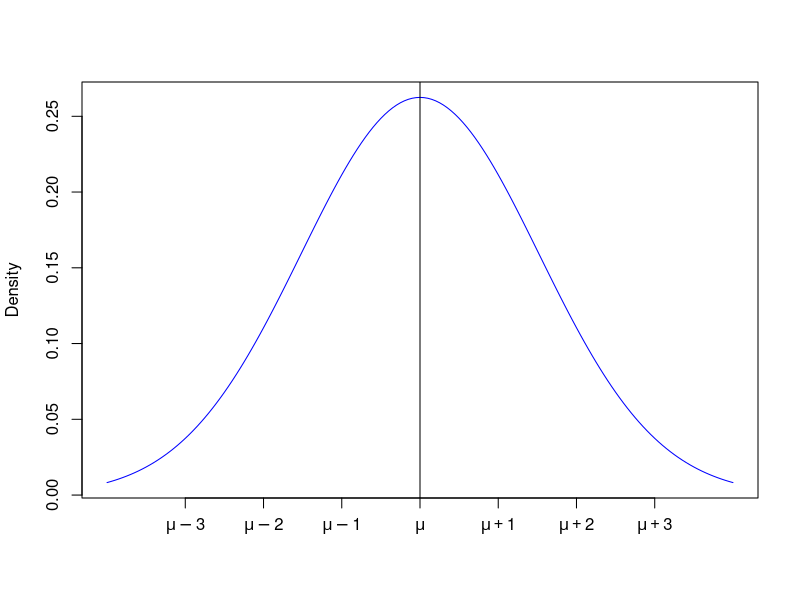
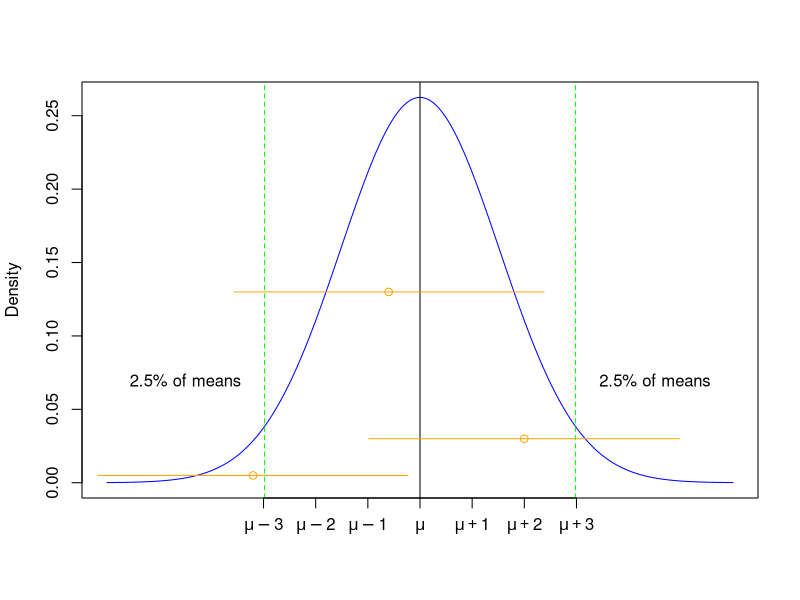

These figures' R source, in order:
# Labels for the graph
lab1 <- expression(mu - 3)
lab2 <- expression(mu - 2)
lab3 <- expression(mu - 1)
lab4 <- expression(mu)
lab5 <- expression(mu + 1)
lab6 <- expression(mu + 2)
lab7 <- expression(mu + 3)

# Plot a normal distribution centred around a value "mu" with an unspecified dispersion
options(repr.plot.width=6, repr.plot.height=4.5)
plot(seq(-4, 4, by=.05), xaxt="none",  xlab=" ", ylab="Density", 
     dnorm(seq(-4, 4, by=.05), 0, 1.52), col="blue", type = "l")
abline(v=0, col="black")
axis(1, seq(-3, 3, by=1), labels=c(lab1, lab2, lab3, lab4, lab5, lab6, lab7))

options(repr.plot.width=6, repr.plot.height=4.5)
plot(seq(-6, 6, by=.05), xaxt="none",  xlab=" ", ylab="Density", 
     dnorm(seq(-6, 6, by=.05), 0, 1.52), col="blue", type = "l")
abline(v=0, col="black")
abline(v=c(-2.98, 2.98), col="green", lty=2)
axis(1, seq(-3, 3, by=1), labels=c(lab1, lab2, lab3, lab4, lab5, lab6, lab7))
lines(seq(-6.17, -0.22, by=.02), rep(0.005, 298), col="orange")
lines(seq(-3.56, 2.38, by=.02), rep(0.13, 298), col="orange")
lines(seq(-0.98, 4.98, by=.02), rep(0.03, 299), col="orange")
points(c(-3.2, -0.6, 2), c(0.005, 0.13, 0.03), col = "orange")
text(4.5, 0.07, "2.5% of means")
text(-4.5, 0.07, "2.5% of means")
